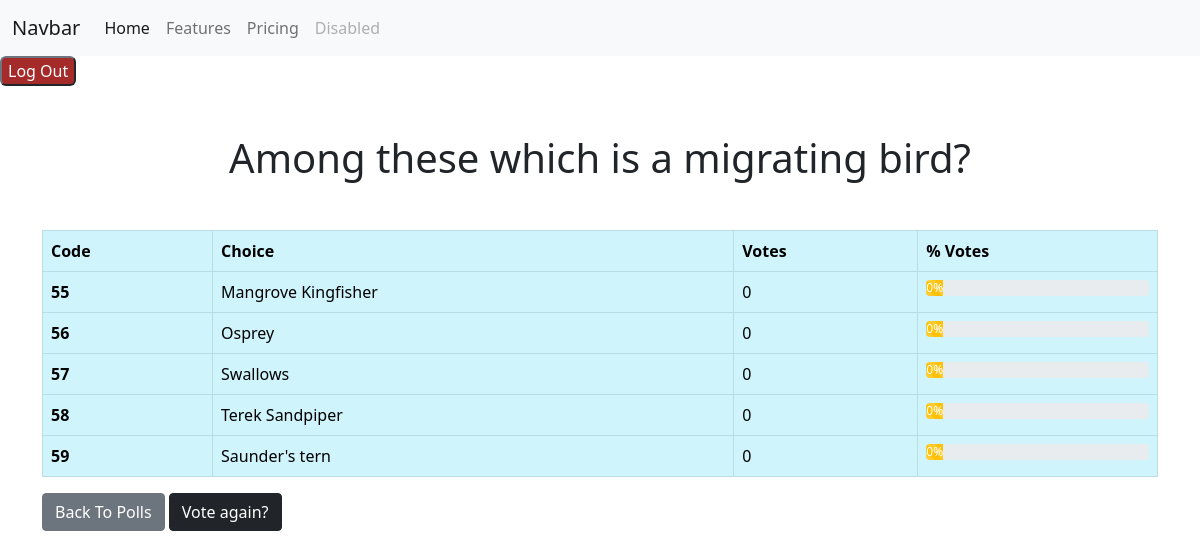
The page /polls/82/results/ (signed in) on the database as committed earlier.
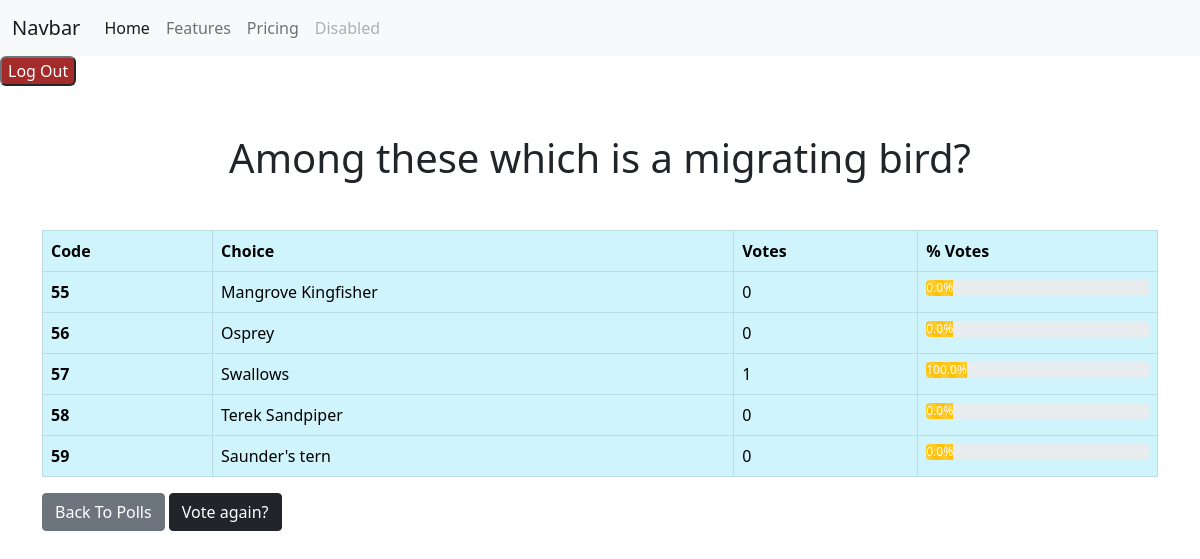
The same page on the database as committed later.
### polls/models.py (models this page shows, shortened)
class Question(models.Model):
    question_text = models.CharField(max_length=255, null=True, blank=True)
    poll = models.ForeignKey('Poll', on_delete=models.SET_NULL, null=True, blank=True)
    pub_date = models.DateTimeField("date published",default=timezone.now)
    posted_by = models.ForeignKey(User, on_delete=models.SET_NULL, null=True, blank=True)
    timestamp = models.DateTimeField(default=timezone.now)

class Choice(models.Model):
    question = models.ForeignKey(Question, on_delete=models.CASCADE)
    choice_text = models.CharField(max_length=255, null=True, blank=True)
    votes = models.IntegerField(default=0)
    voter = models.ForeignKey(User, on_delete=models.SET_NULL, related_name="votes", null=True, blank=True)
    timestamp = models.DateTimeField(default=timezone.now)
    @property
    def percentage(self):
        total = 0.0
        for choice in self.question.choice_set.all():
            total = total + choice.votes
            result = (self.votes/total)* 100 if total else 0
        return result

### polls/views.py (the view)
# urls.py: path("<int:pk>/results/", views.ResultsView.as_view(), name="results"),
class ResultsView(LoginRequiredMixin, generic.DetailView):
    login_url = "users:login"
    redirect_field_name = "redirect_to"
    model = Question
    template_name = "polls/results.html"

### polls/templates/polls/results.html
{% extends 'base.html' %}
{% block content %}
<h1 class="mb-5 text-center mt-5">{{ question.question_text }}</h1>
<table class="table table-bordered mt-3">
	<thead>
	  <tr class="table-info">
		<th scope="col">Code</th>
		<th scope="col">Choice</th>
		<th scope="col">Votes</th>
		<th scope="col">% Votes</th>
	  </tr>
	</thead>
	<tbody>
		{% for choice in question.choice_set.all %}
	  <tr class="table-info">
		<th scope="row">{{choice.id}}</th>
		<td>{{ choice.choice_text }}</td>
		<td>{{ choice.votes }}</td>
		<td>
			<div class="progress">
				<div class="progress-bar progress-bar-striped bg-warning  " role="progressbar" style="width: {{ percentage }}" aria-valuenow="100" aria-valuemin="0" aria-valuemax="100">{{ choice.percentage }}%</div>
			</div>
		</td>
	  </tr>
	</tbody>
	{% endfor %}
  </table>
<a class="btn btn-secondary" href="{% url 'polls:index' %}">Back To Polls</a>
<a class="btn btn-dark" href="{% url 'polls:detail' question.id %}">Vote again?</a>
{% endblock %}

### polls/templates/base.html (shortened to what this page needs)
<!DOCTYPE html>
<html lang="en">
<head>
    <link href="https://cdn.jsdelivr.net/npm/bootstrap@5.0.2/dist/css/bootstrap.min.css" rel="stylesheet">    <title>Voting Site {% block title %}{% endblock %}</title>
</head>
<body>
    {% include 'partials/_navbar.html'%}
    <div class="container">
        <div class="row">
            <div class=".col-md-6 m-auto">
                {% block content %}{% endblock%}
            </div>
        </div>
    </div>
</body>
</html>

### polls/templates/partials/_navbar.html (shortened to what this page needs)
<nav class="navbar navbar-expand-lg navbar-light bg-light">
  <div class="container-fluid">
    <a class="navbar-brand" href="#">Navbar</a>
    <div class="collapse navbar-collapse" id="navbarNav">
      <ul class="navbar-nav">
        <li class="nav-item">
          <a class="nav-link active" aria-current="page" href="#">Home</a>
        </li>
        <li class="nav-item">
          <a class="nav-link" href="#">Features</a>
        </li>
        <li class="nav-item">
          <a class="nav-link" href="#">Pricing</a>
        </li>
        <li class="nav-item">
          <a class="nav-link disabled" href="#" tabindex="-1" aria-disabled="true">Disabled</a>
        </li>
      </ul>
    </div>
  </div>
</nav>
<form action="{% url 'polls:logout' %}" method="post">
  <button type="submit" class="btn-secondary" button style="background-color: brown; border-radius: 6px;">Log
    Out</button>
</form>

Rows that differ between the two databases and show on the page:
changed through a linked row, Choice "Mangrove Kingfisher": percentage "0" → "0.0"
changed through a linked row, Choice "Osprey": percentage "0" → "0.0"
changed Choice "Swallows": votes "0" → "1"; percentage "0" → "100.0"
changed through a linked row, Choice "Terek Sandpiper": percentage "0" → "0.0"
changed through a linked row, Choice "Saunder's tern": percentage "0" → "0.0"
